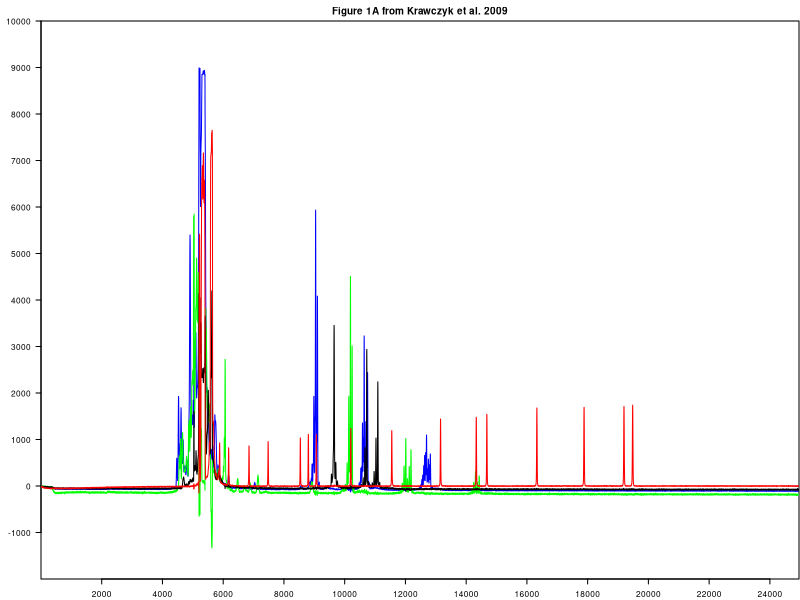

Reproduce this figure in R.
library(seqinr)


### Name: read.abif
### Title: Read ABIF formatted files
### Aliases: read.abif

### ** Examples

#
# Quality check:
#

data(JLO)
JLO.check <- read.abif(system.file("abif/2_FAC321_0000205983_B02_004.fsa", 
  package = "seqinr"))
stopifnot(identical(JLO, JLO.check))

#
# Try to reproduce figure 1A from Krawczyk et al. 2009:
#

Krawczyk <- read.abif(system.file("abif/samplefsa2ps.fsa", 
  package = "seqinr"))$Data
x <- 1:length(Krawczyk[["DATA.1"]])
par(mar = c(2,4,2,0)+0.1, cex = 0.5)
plot(x, Krawczyk[["DATA.1"]], type = "l", col = "blue",
  ylab = "", xlab = "",
  ylim = c(-2000, 10000), cex = 0.5,
  main = "Figure 1A from Krawczyk et al. 2009",
  xaxs = "i", yaxs = "i",
  xaxt = "n", yaxt = "n")
axis(1, at = seq(2000, 24000, by = 2000))
axis(2, at = seq(-1000, 10000, by = 1000), las = 1)
lines(x, Krawczyk[["DATA.2"]], col = "green")
lines(x, Krawczyk[["DATA.3"]], col = "black")
lines(x, Krawczyk[["DATA.4"]], col = "red")
